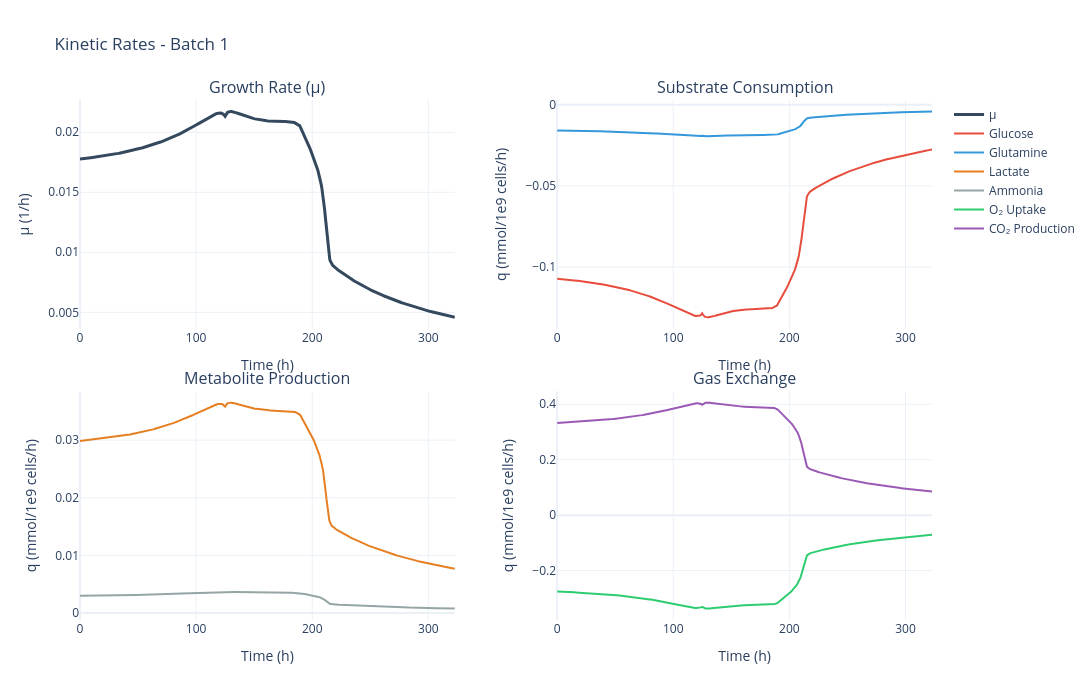

This figure's notebook cell:
### Code cell
# Specific rates (mu, q_Glc, q_Gln, q_Lac, q_O2, etc.)
fig = data.plot_kinetic_rates(batch_number=BATCH_NUMBER)
fig.show()

### Figure 1 — Plotly figure (JSON) as saved in the notebook; plotly's stock layout.template omitted (floating-point values rounded to 4 significant figures; data arrays with more than 128 entries replaced by an {"elided": "..."} marker saying what was removed)
{"data": [{"line": {"color": "#34495E", "width": 3}, "mode": "lines", "name": "μ", "type": "scatter", "x": {"elided": "1435 float values"}, "xaxis": "x", "y": {"elided": "1435 float values"}, "yaxis": "y"}, {"line": {"color": "#E74C3C", "width": 2}, "mode": "lines", "name": "Glucose", "type": "scatter", "x": {"elided": "1435 float values"}, "xaxis": "x2", "y": {"elided": "1435 float values"}, "yaxis": "y2"}, {"line": {"color": "#3498DB", "width": 2}, "mode": "lines", "name": "Glutamine", "type": "scatter", "x": {"elided": "1435 float values"}, "xaxis": "x2", "y": {"elided": "1435 float values"}, "yaxis": "y2"}, {"line": {"color": "#E67E22", "width": 2}, "mode": "lines", "name": "Lactate", "type": "scatter", "x": {"elided": "1435 float values"}, "xaxis": "x3", "y": {"elided": "1435 float values"}, "yaxis": "y3"}, {"line": {"color": "#95A5A6", "width": 2}, "mode": "lines", "name": "Ammonia", "type": "scatter", "x": {"elided": "1435 float values"}, "xaxis": "x3", "y": {"elided": "1435 float values"}, "yaxis": "y3"}, {"line": {"color": "#2ECC71", "width": 2}, "mode": "lines", "name": "O₂ Uptake", "type": "scatter", "x": {"elided": "1435 float values"}, "xaxis": "x4", "y": {"elided": "1435 float values"}, "yaxis": "y4"}, {"line": {"color": "#9B59B6", "width": 2}, "mode": "lines", "name": "CO₂ Production", "type": "scatter", "x": {"elided": "1435 float values"}, "xaxis": "x4", "y": {"elided": "1435 float values"}, "yaxis": "y4"}], "layout": {"annotations": [{"font": {"size": 16}, "showarrow": false, "text": "Growth Rate (μ)", "x": 0.22, "xanchor": "center", "xref": "paper", "y": 1, "yanchor": "bottom", "yref": "paper"}, {"font": {"size": 16}, "showarrow": false, "text": "Substrate Consumption", "x": 0.78, "xanchor": "center", "xref": "paper", "y": 1, "yanchor": "bottom", "yref": "paper"}, {"font": {"size": 16}, "showarrow": false, "text": "Metabolite Production", "x": 0.22, "xanchor": "center", "xref": "paper", "y": 0.44, "yanchor": "bottom", "yref": "paper"}, {"font": {"size": 16}, "showarrow": false, "text": "Gas Exchange", "x": 0.78, "xanchor": "center", "xref": "paper", "y": 0.44, "yanchor": "bottom", "yref": "paper"}], "height": 700, "hovermode": "x unified", "legend": {"x": 1.02, "xanchor": "left", "y": 1, "yanchor": "top"}, "showlegend": true, "title": {"text": "Kinetic Rates - Batch 1"}, "width": 1200, "xaxis": {"anchor": "y", "domain": [0, 0.44], "title": {"text": "Time (h)"}}, "xaxis2": {"anchor": "y2", "domain": [0.56, 1], "title": {"text": "Time (h)"}}, "xaxis3": {"anchor": "y3", "domain": [0, 0.44], "title": {"text": "Time (h)"}}, "xaxis4": {"anchor": "y4", "domain": [0.56, 1], "title": {"text": "Time (h)"}}, "yaxis": {"anchor": "x", "domain": [0.56, 1], "title": {"text": "μ (1/h)"}}, "yaxis2": {"anchor": "x2", "domain": [0.56, 1], "title": {"text": "q (mmol/1e9 cells/h)"}}, "yaxis3": {"anchor": "x3", "domain": [0, 0.44], "title": {"text": "q (mmol/1e9 cells/h)"}}, "yaxis4": {"anchor": "x4", "domain": [0, 0.44], "title": {"text": "q (mmol/1e9 cells/h)"}}}}
